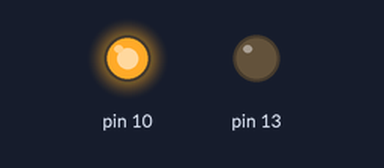
This sketch was run on a simulated Arduino Uno, built with avr-gcc and run on an emulated ATmega328P. Shown: output pins drawn as LEDs (lit = HIGH).

Above: at 0.5 s.
At 2.2 s:
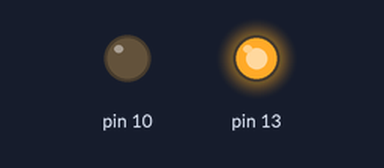
At 4.5 s:
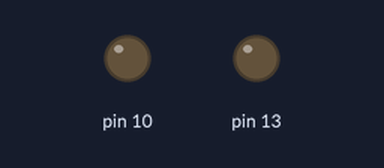
Timing chart, 0 to 6.9 s (numbered marks = the images above):
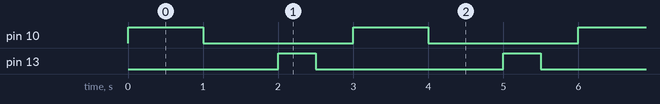

The sketch:

Entscheidungen4.ino
```cpp
/*
  Der leichte Einstieg in Arduino & Co.
  Mehrfachincludes

  Version 1.00, 16.05.2020
  Der Hobbyelektroniker
  https://community.hobbyelektroniker.ch
  https://www.youtube.com/c/HobbyelektronikerCh
  Der Code kann mit Quellenangabe frei verwendet werden.
*/

#include "Led10.h"
#include "Led13.h"

void setup() {
  init10();
  init13();
}

void loop() {
  blink10(1000);
  blink13(500);
}
```

Blink.h
```cpp
#pragma once
//#ifndef Blink_H
//#define Blink_H

void initLed(int pin) {
  pinMode(pin,OUTPUT);
}

void blinkLed(int pin, int zeit) {
  digitalWrite(pin, HIGH);
  delay(zeit);
  digitalWrite(pin, LOW);
  delay(zeit);
}

//#endif
```

Led10.h
```cpp
#include "Blink.h"

void init10() {
  initLed(10);
}

void blink10(int zeit) {
  blinkLed(10,zeit);
}
```

Led13.h
```cpp
#include "Blink.h"

void init13() {
  initLed(13);
}

void blink13(int zeit) {
  blinkLed(13,zeit);
}
```

Measured:
- by itself, pin 10: alternates HIGH for 1.0 s and LOW for 2.0 s
- by itself, pin 13: alternates HIGH for 0.50 s and LOW for 2.5 s
- by itself, everything shown: repeats every 3.0 s, in 4 steps
